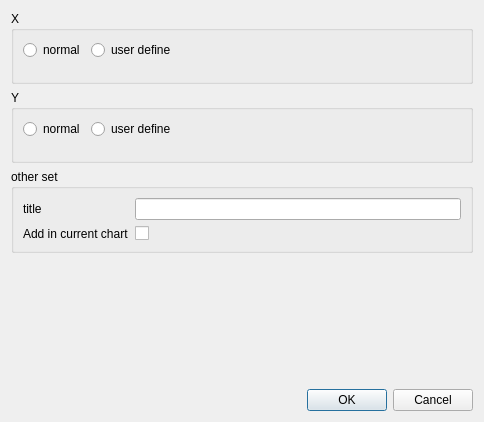
<?xml version="1.0" encoding="UTF-8"?>
<ui version="4.0">
 <class>SAAddLineChartSetDialog</class>
 <widget class="QDialog" name="SAAddLineChartSetDialog">
  <property name="geometry">
   <rect>
    <x>0</x>
    <y>0</y>
    <width>484</width>
    <height>422</height>
   </rect>
  </property>
  <property name="windowTitle">
   <string>Add Line Chart Set</string>
  </property>
  <property name="whatsThis">
   <string>&lt;html&gt;&lt;head/&gt;&lt;body&gt;&lt;p&gt;This dialog box is used to set the line graph&lt;/p&gt;&lt;/body&gt;&lt;/html&gt;</string>
  </property>
  <layout class="QVBoxLayout" name="verticalLayout_3">
   <item>
    <widget class="QGroupBox" name="groupBoxX">
     <property name="title">
      <string>X</string>
     </property>
     <layout class="QVBoxLayout" name="verticalLayout_2">
      <item>
       <layout class="QHBoxLayout" name="horizontalLayout_4">
        <item>
         <widget class="QRadioButton" name="radioButtonXNormal">
          <property name="text">
           <string>normal</string>
          </property>
         </widget>
        </item>
        <item>
         <widget class="QRadioButton" name="radioButtonXUseDef">
          <property name="text">
           <string>user define</string>
          </property>
         </widget>
        </item>
        <item>
         <spacer name="horizontalSpacer_2">
          <property name="orientation">
           <enum>Qt::Horizontal</enum>
          </property>
          <property name="sizeHint" stdset="0">
           <size>
            <width>40</width>
            <height>20</height>
           </size>
          </property>
         </spacer>
        </item>
       </layout>
      </item>
      <item>
       <widget class="SAValueSelectComboBox" name="valueComboBoxX" native="true"/>
      </item>
      <item>
       <widget class="SAUserDefineAxisDataWidget" name="userDefineXWidget" native="true"/>
      </item>
     </layout>
    </widget>
   </item>
   <item>
    <widget class="QGroupBox" name="groupBoxY">
     <property name="title">
      <string>Y</string>
     </property>
     <layout class="QVBoxLayout" name="verticalLayout">
      <item>
       <layout class="QHBoxLayout" name="horizontalLayout_5">
        <item>
         <widget class="QRadioButton" name="radioButtonYNormal">
          <property name="text">
           <string>normal</string>
          </property>
         </widget>
        </item>
        <item>
         <widget class="QRadioButton" name="radioButtonYUseDef">
          <property name="text">
           <string>user define</string>
          </property>
         </widget>
        </item>
        <item>
         <spacer name="horizontalSpacer_3">
          <property name="orientation">
           <enum>Qt::Horizontal</enum>
          </property>
          <property name="sizeHint" stdset="0">
           <size>
            <width>40</width>
            <height>20</height>
           </size>
          </property>
         </spacer>
        </item>
       </layout>
      </item>
      <item>
       <widget class="SAValueSelectComboBox" name="valueComboBoxY" native="true"/>
      </item>
      <item>
       <widget class="SAUserDefineAxisDataWidget" name="userDefineYWidget" native="true">
        <property name="sizePolicy">
         <sizepolicy hsizetype="Preferred" vsizetype="Maximum">
          <horstretch>0</horstretch>
          <verstretch>0</verstretch>
         </sizepolicy>
        </property>
       </widget>
      </item>
     </layout>
    </widget>
   </item>
   <item>
    <widget class="QGroupBox" name="groupBoxMore">
     <property name="title">
      <string>other set</string>
     </property>
     <layout class="QGridLayout" name="gridLayout">
      <item row="0" column="0">
       <widget class="QLabel" name="label">
        <property name="text">
         <string>title</string>
        </property>
       </widget>
      </item>
      <item row="0" column="1">
       <widget class="QLineEdit" name="lineEditTitle"/>
      </item>
      <item row="1" column="0">
       <widget class="QLabel" name="label_2">
        <property name="text">
         <string>Add in current chart</string>
        </property>
       </widget>
      </item>
      <item row="1" column="1">
       <widget class="QCheckBox" name="checkBoxAddInCur">
        <property name="text">
         <string/>
        </property>
       </widget>
      </item>
     </layout>
    </widget>
   </item>
   <item>
    <spacer name="verticalSpacer">
     <property name="orientation">
      <enum>Qt::Vertical</enum>
     </property>
     <property name="sizeHint" stdset="0">
      <size>
       <width>20</width>
       <height>109</height>
      </size>
     </property>
    </spacer>
   </item>
   <item>
    <layout class="QHBoxLayout" name="horizontalLayout_3">
     <item>
      <spacer name="horizontalSpacer">
       <property name="orientation">
        <enum>Qt::Horizontal</enum>
       </property>
       <property name="sizeHint" stdset="0">
        <size>
         <width>40</width>
         <height>20</height>
        </size>
       </property>
      </spacer>
     </item>
     <item>
      <widget class="QDialogButtonBox" name="buttonBox">
       <property name="standardButtons">
        <set>QDialogButtonBox::Cancel|QDialogButtonBox::Ok</set>
       </property>
      </widget>
     </item>
    </layout>
   </item>
  </layout>
 </widget>
 <customwidgets>
  <customwidget>
   <class>SAValueSelectComboBox</class>
   <extends>QWidget</extends>
   <header>SAValueSelectComboBox.h</header>
   <container>1</container>
  </customwidget>
  <customwidget>
   <class>SAUserDefineAxisDataWidget</class>
   <extends>QWidget</extends>
   <header>SAUserDefineAxisDataWidget.h</header>
   <container>1</container>
  </customwidget>
 </customwidgets>
 <resources/>
 <connections>
  <connection>
   <sender>buttonBox</sender>
   <signal>rejected()</signal>
   <receiver>SAAddLineChartSetDialog</receiver>
   <slot>reject()</slot>
   <hints>
    <hint type="sourcelabel">
     <x>189</x>
     <y>264</y>
    </hint>
    <hint type="destinationlabel">
     <x>115</x>
     <y>249</y>
    </hint>
   </hints>
  </connection>
  <connection>
   <sender>buttonBox</sender>
   <signal>accepted()</signal>
   <receiver>SAAddLineChartSetDialog</receiver>
   <slot>accept()</slot>
   <hints>
    <hint type="sourcelabel">
     <x>221</x>
     <y>265</y>
    </hint>
    <hint type="destinationlabel">
     <x>228</x>
     <y>232</y>
    </hint>
   </hints>
  </connection>
 </connections>
</ui>
